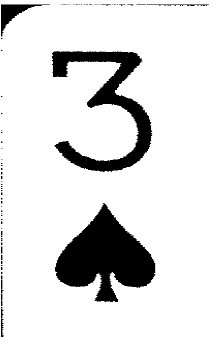
%> input picture cropcorner.png, 221 x 356 px
$ octave --eval "result = preprocessing(imread('cropcorner.png'));"   (GNU Octave 9; MATLAB toolbox functions it lacks are replaced by stand-ins)
%> lines starting %> are read from the running program, lines starting %| are printed output that depends on the picture; in (x1, y1, x2, y2) boxes, pixels count from 0 and x2, y2 are one past the last pixel; in counts of white or black regions, pixels touching at a corner belong together; the program's own positions count from 1
function output= preprocessing(image)
%% PRE-PROCESSING

    %Histogram Equailization
    image = imadjust(image(:,:,3));

    %Otsu's Method
    threshold = graythresh(image);
%> threshold = 0.51

    %Convert the image to binary
    image = imbinarize(image,threshold);
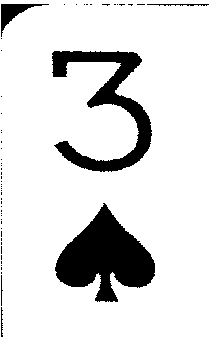
%> image: size 356x221 logical; 87.4% white; 55 black regions (49 under 20 px), largest, box (x1, y1, x2, y2) and area: (55, 203, 155, 302) 5303, (52, 51, 152, 172) 3872, (1, 4, 49, 37) 445, (147, 4, 209, 6) 81, (1, 307, 3, 337) 40, (1, 275, 3, 306) 32

    %Noise Removal
    gaussian_filter = fspecial('gauss',2,1);
    image = imfilter(image,gaussian_filter,'same','repl');
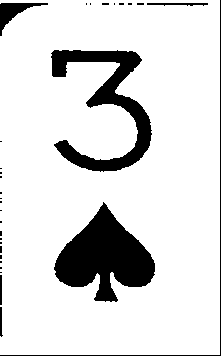
%> image: size 356x221 logical; 86.1% white; 31 black regions (24 under 20 px), largest, box (x1, y1, x2, y2) and area: (54, 202, 155, 302) 5390, (51, 50, 152, 172) 4059, (0, 0, 221, 356) 576
    image = medfilt2(image);
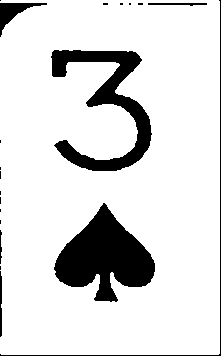
%> image: size 356x221 logical; 86.2% white; 20 black regions (13 under 20 px), largest, box (x1, y1, x2, y2) and area: (54, 203, 155, 302) 5388, (51, 50, 152, 171) 4055, (0, 0, 221, 356) 579
    output=image;

end
